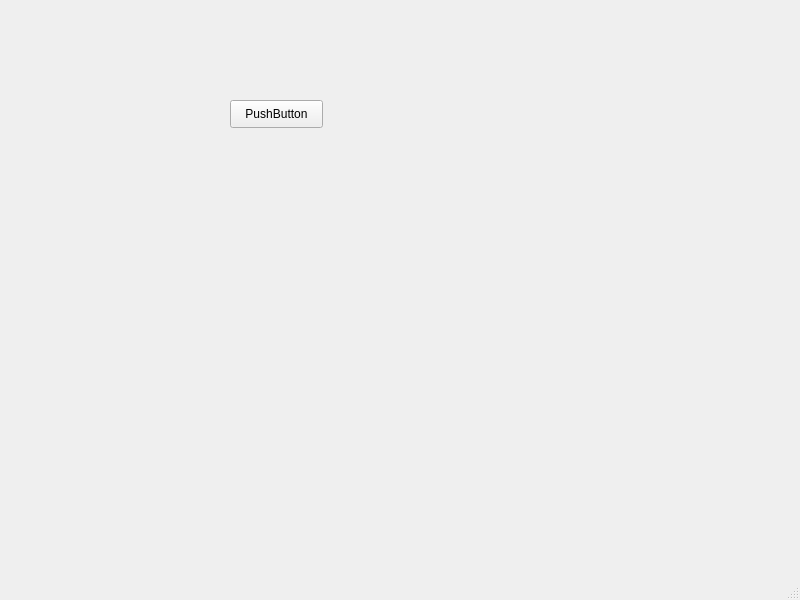
<?xml version="1.0" encoding="UTF-8"?>
<ui version="4.0">
 <class>MainWindow</class>
 <widget class="QMainWindow" name="MainWindow">
  <property name="geometry">
   <rect>
    <x>0</x>
    <y>0</y>
    <width>800</width>
    <height>600</height>
   </rect>
  </property>
  <property name="windowTitle">
   <string>MainWindow</string>
  </property>
  <widget class="QWidget" name="centralwidget">
   <widget class="QPushButton" name="pushButton">
    <property name="geometry">
     <rect>
      <x>230</x>
      <y>100</y>
      <width>93</width>
      <height>28</height>
     </rect>
    </property>
    <property name="text">
     <string>PushButton</string>
    </property>
   </widget>
  </widget>
  <widget class="QMenuBar" name="menubar">
   <property name="geometry">
    <rect>
     <x>0</x>
     <y>0</y>
     <width>800</width>
     <height>26</height>
    </rect>
   </property>
  </widget>
  <widget class="QStatusBar" name="statusbar"/>
 </widget>
 <resources/>
 <connections/>
</ui>
